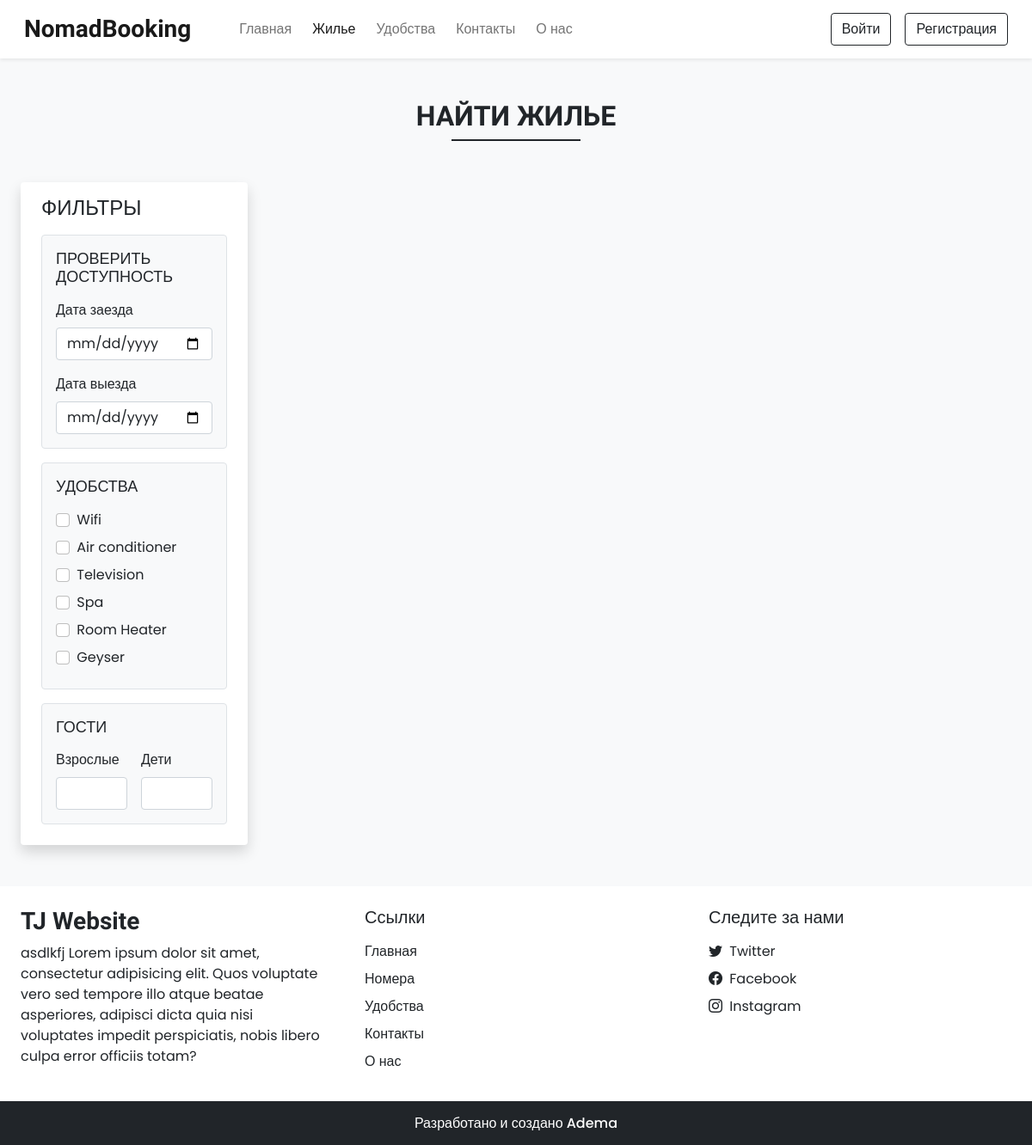
Before: /rooms.php with the older database file.
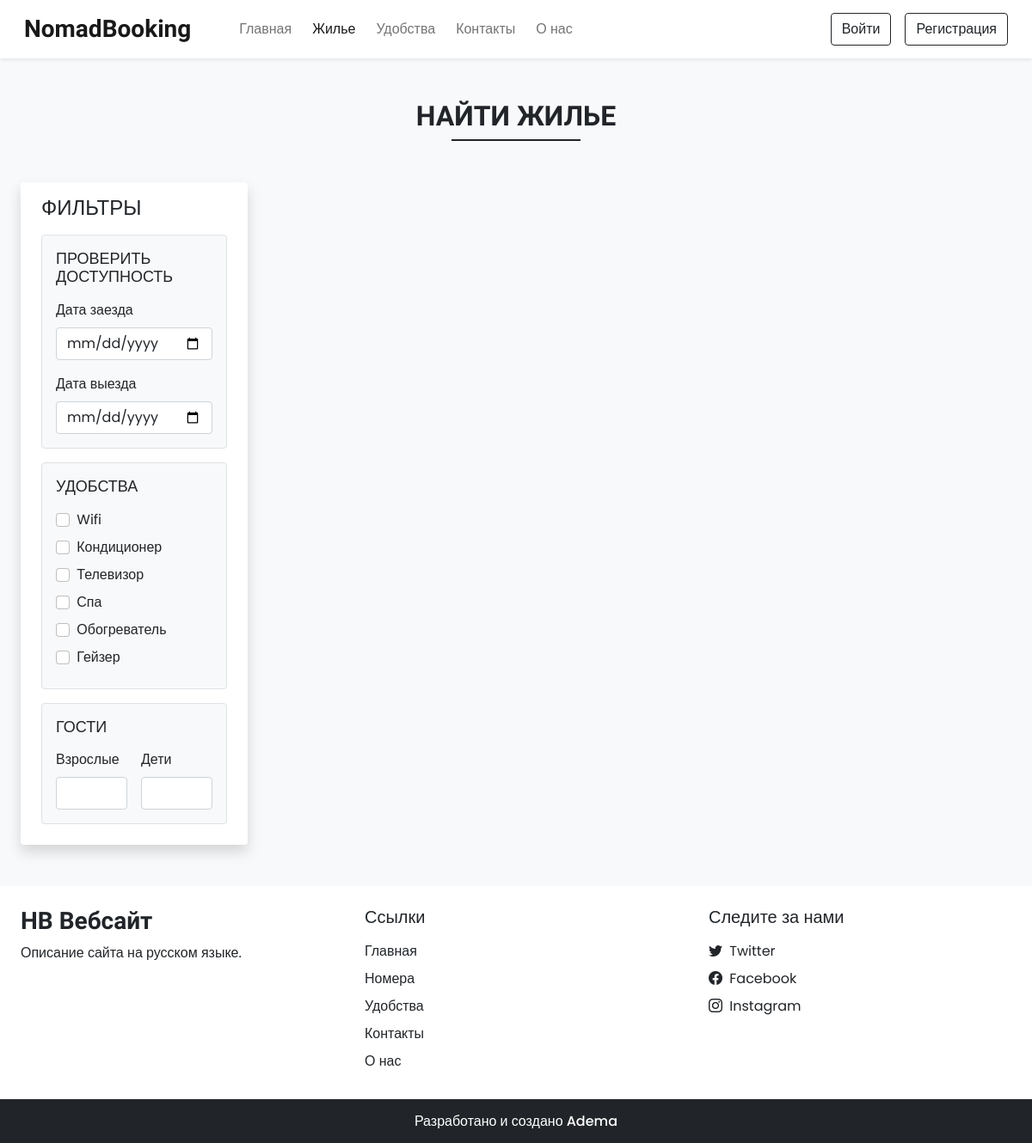
After: the same page with the newer database file.
### tables this page shows
CREATE TABLE `facilities` (
  `id` int(11) NOT NULL,
  `icon` varchar(100) NOT NULL,
  `name` varchar(50) NOT NULL,
  `description` varchar(250) NOT NULL
);

CREATE TABLE `settings` (
  `sr_no` int(11) NOT NULL,
  `site_title` varchar(50) NOT NULL,
  `site_about` varchar(250) NOT NULL,
  `shutdown` tinyint(1) NOT NULL
);

### admin/inc/db_config.php (called while the page is built, shortened)
<?php
  function selectAll($table)
  {
    $con = $GLOBALS['con'];
    $res = mysqli_query($con,"SELECT * FROM $table");
    return $res;
  }
  function select($sql,$values,$datatypes)
  {
    $con = $GLOBALS['con'];
    if($stmt = mysqli_prepare($con,$sql))
    {
      mysqli_stmt_bind_param($stmt,$datatypes,...$values);
      if(mysqli_stmt_execute($stmt)){
        $res = mysqli_stmt_get_result($stmt);
        return $res;
      }
      else{
        mysqli_stmt_close($stmt);
        die("Query cannot be executed - Select");
      }
    }
    else{
      die("Query cannot be prepared - Select");
    }
  }
?>

### rooms.php (the view, shortened to what the changed rows need)
<!DOCTYPE html>
<html lang="ru">
<head>
  <?php require('inc/links.php'); ?>
</head>
<body class="bg-light">
  <div class="my-5 px-4">
    <h2 class="fw-bold h-font text-center">НАЙТИ ЖИЛЬЕ</h2>
  </div>
  <div class="container-fluid">
    <div class="row">
      <div class="col-lg-3 col-md-12 mb-lg-0 mb-4 ps-4">
        <nav class="navbar navbar-expand-lg navbar-light bg-white rounded shadow">
          <div class="container-fluid flex-lg-column align-items-stretch">
            <div class="collapse navbar-collapse flex-column align-items-stretch mt-2" id="filterDropdown">
              <div class="border bg-light p-3 rounded mb-3">
                <?php
                  $facilities_q = selectAll('facilities');
                  while($row = mysqli_fetch_assoc($facilities_q))
                  {
                    echo<<<facilities
                      <div class="mb-2">
                        <input type="checkbox" onclick="fetch_rooms()" name="facilities" value="$row[id]" class="form-check-input shadow-none me-1" id="$row[id]">
                        <label class="form-check-label" for="$row[id]">$row[name]</label>
                      </div>
                    facilities;
                  }
                ?>
              </div>
            </div>
          </div>
        </nav>
      </div>
    </div>
  </div>
  <?php require('inc/footer.php'); ?>
</body>
</html>

### inc/footer.php (shortened to what the changed rows need)
<div class="container-fluid bg-white mt-5">
  <div class="row">
    <div class="col-lg-4 p-4">
      <h3 class="h-font fw-bold fs-3 mb-2"><?php echo $settings_r['site_title'] ?></h3>
      <p>
        <?php echo $settings_r['site_about'] ?>
      </p>
    </div>
  </div>
</div>

Changed rows visible on the page:
changed facilities: name "Air conditioner" → "Кондиционер"
changed facilities: name "Television" → "Телевизор"
changed facilities: name "Spa" → "Спа"
changed facilities: name "Room Heater" → "Обогреватель"
changed facilities: name "Geyser" → "Гейзер"
changed settings: site_title "TJ Website" → "HB Вебсайт"; site_about "asdlkfj Lorem ipsum dolor sit amet, consectetur adipisicing elit. Quos voluptate vero sed tempore illo atque beatae asperiores, adipisci dicta quia nisi voluptates impedit perspiciatis, nobis libero culpa error officiis totam?" → "Описание сайта на русском языке."
